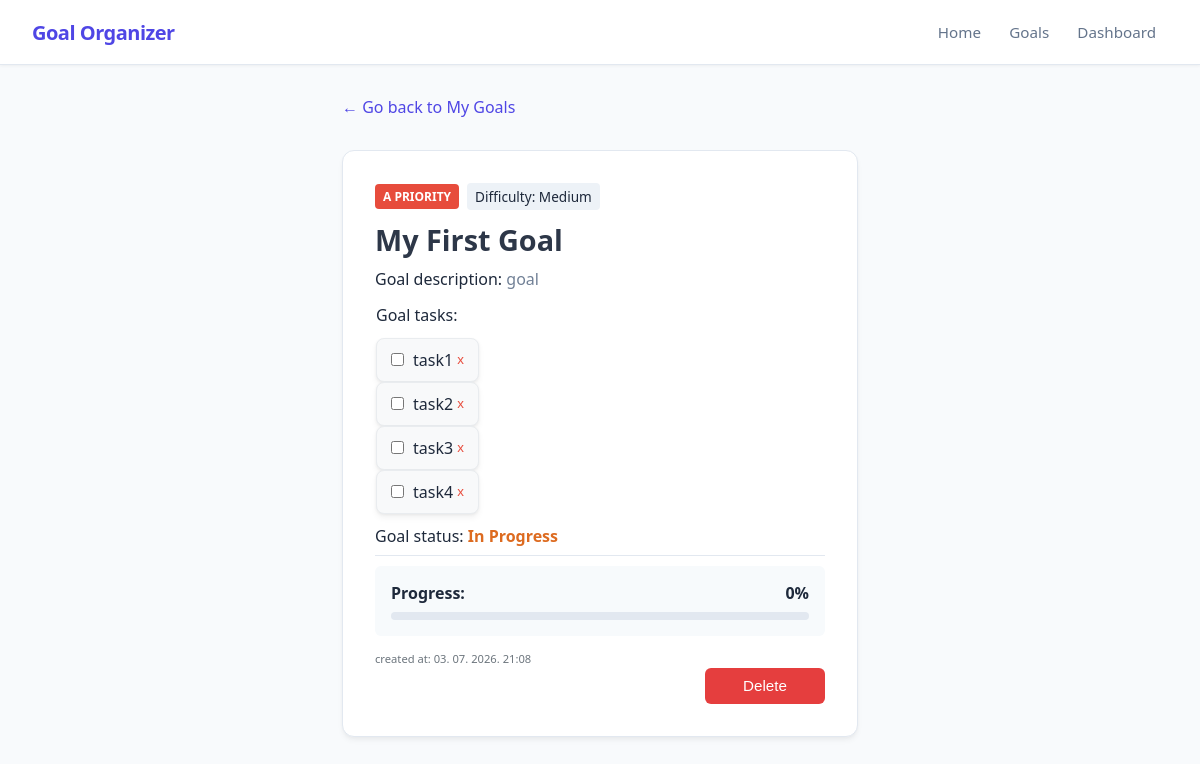
Before: /goals/1 with the older database file.
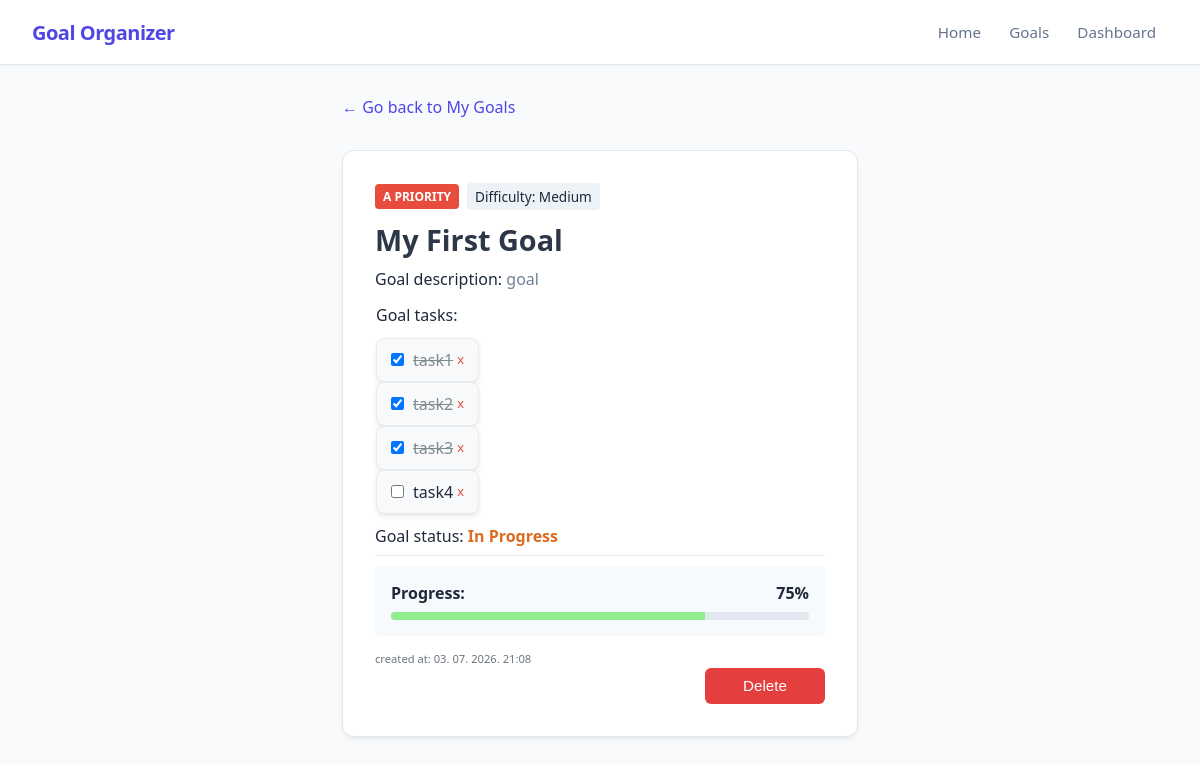
After: the same page with the newer database file.
### app/models_db.py (models this page shows, shortened)
class Task(db.Model):
    __tablename__ = 'tasks'
    id = db.Column(db.Integer, primary_key=True)
    text = db.Column(db.String(255), nullable=False)
    is_completed = db.Column(db.Boolean, default=False)
    goal_id = db.Column(db.Integer, db.ForeignKey('goals.id', ondelete='CASCADE'), nullable=False)

class Goal(db.Model):
    __tablename__ = 'goals'
    id = db.Column(db.Integer, primary_key=True)
    title = db.Column(db.String(100), nullable=False)
    description = db.Column(db.Text, nullable=False)
    is_completed = db.Column(db.Boolean, default=False)
    progress_percentage = db.Column(db.Float, default=0.0)
    difficulty = db.Column(db.String(20), nullable=False, default='Medium')
    priority = db.Column(db.String(1), nullable=False, default='b')
    created_at = db.Column(db.DateTime, default=datetime.now(timezone.utc), nullable=False)
    tasks = db.relationship('Task', backref='goal', cascade="all, delete-orphan", lazy=True)

### app/routes.py (the view)
@main.route('/goals/<int:goal_id>')
def view_goal(goal_id):
    goal = Goal.query.get_or_404(goal_id)
    tasks_list = goal.tasks
    return render_template('view_goal.html', goal=goal, tasks=tasks_list)

### app/templates/view_goal.html (shortened to what the changed rows need)
{% extends "base.html" %}
{% block content %}
<div class="container">
    <div class="card">
        <div style="display: flex; gap: 0.5rem; align-items: center;">
            <span class="badge badge-{{ goal.priority }} ">{{ goal.priority | upper }} priority</span>
            <span style="background: #edf2f7; padding: 0.25rem 0.5rem; border-radius: 4px; font-size: 0.85rem; font-weight: 500;">
                Difficulty: {{ goal.difficulty }}
            </span>
        </div>
        <div>
            <h2 style="margin: 0 0 0.5rem 0; font-size: 1.8rem; color: #2d3748; padding-top: 10px;">{{ goal.title }}</h2>
            Goal description:
            <span style="margin: 0; color: #718096; line-height: 1.6;">{{ goal.description or 'Nema opisa.' }}</span>
        </div>
        <div class="tasks-container" style="margin-top: 10px;">
            {% if tasks %}
                <ul style="list-style-type: none;">
                    {% for task in tasks %}
                        <li class="task-item task-box" style="display: flex; align-items: center; justify-content: space-between;">
                                        <label style="display: flex; align-items: center; gap: 6px; cursor: pointer;">
                                            <input type="checkbox"
                                                class="task-toggle"
                                                data-task-id="{{ task.id }}"
                                                {% if task.is_completed %}checked{% endif %}>
                                            <span class="{% if task.is_completed %}completed-task{% endif %}">
                                                {{ task.text }}
                                            </span>
                                        </label>
                                        <button type="button"
                                                class="delete-task-btn"
                                                data-task-id="{{ task.id }}"
                                                style="background: none; border: 1px; color: #e74c3c; cursor: pointer; padding: 0 4px;">
                                            x
                                        </button>
                                    </li>
                    {% endfor %}
                </ul>
            {% else %}
                <p style="margin: 0; color: #a0aec0; font-style: italic;">Nema dodanih zadataka.</p>
            {% endif %}
        </div>
        <div style="background: #f7fafc; padding: 1rem; border-radius: 6px; margin-top: 10px; margin-bottom: 10px;">
            <div style="display: flex; justify-content: space-between; margin-bottom: 0.5rem; font-weight: 600;">
                <span>Progress:</span>
                <span class="progress-percentage">{{ goal.progress_percentage | round | int }}%</span>
            </div>
            <div class="progress-bar" style="width: 100%; background: #e2e8f0; height: 8px; border-radius: 4px; overflow: hidden;">
                <div style="--progress: {{ goal.progress_percentage|int }}%; width: var(--progress); background: lightgreen; height: 100%; transition: width 0.3s ease;"></div>
            </div>
        </div>
        <div>
            <small class="date">created at: {{ goal.created_at.strftime('%d. %m. %Y. %H:%M') }}</small>
        </div>
    </div>
</div>
{% endblock %}

Changed rows visible on the page:
changed Goal "My First Goal": progress_percentage "0" → "75"
changed Task "task1": is_completed "☐" → "☑"
changed Task "task2": is_completed "☐" → "☑"
changed Task "task3": is_completed "☐" → "☑"
